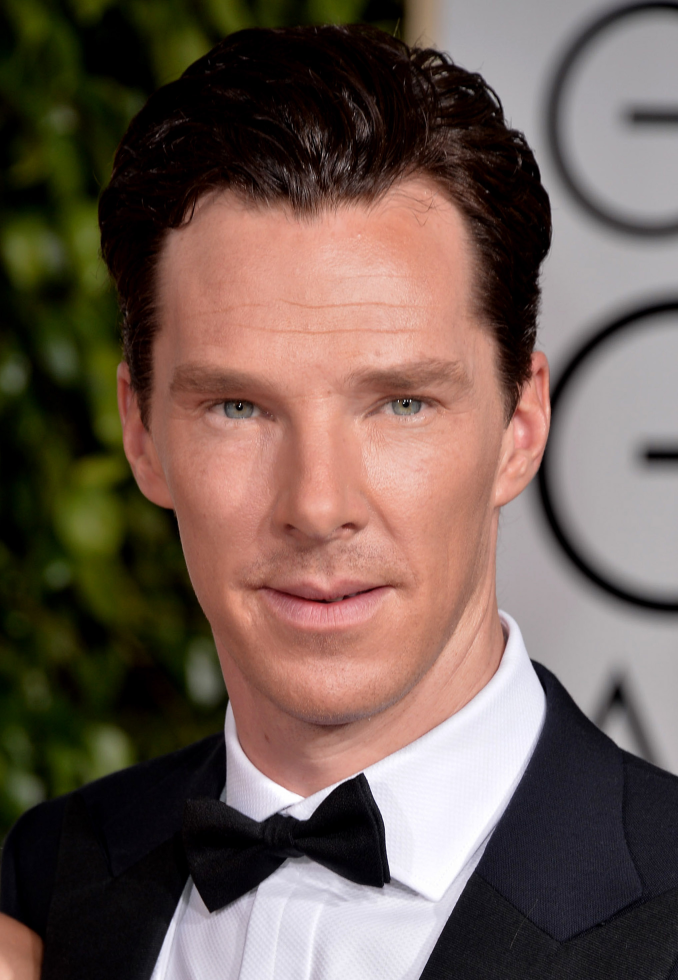
#> input picture Dataset/Train/Benedict Cumberbatch/1.jpg, 2034 x 2940 px (shown at 1/3 size); its folder holds 3 pictures in this run
$ python detector.py
#> lines starting #> are read from the running program, lines starting #| are printed output that depends on the picture
import cv2
import os
import numpy as np

face_cascade = cv2.CascadeClassifier('haarcascade_frontalface_default.xml')

face_list = [] #image list
class_list = [] #label list

train_path = 'Dataset/Train'
person_name = os.listdir(train_path)

for idx, name in enumerate(person_name):
    full_path = train_path + '/' + name

    for img_name in os.listdir(full_path):
        img_full_path = full_path + '/' + img_name
        img = cv2.imread(img_full_path, 0)
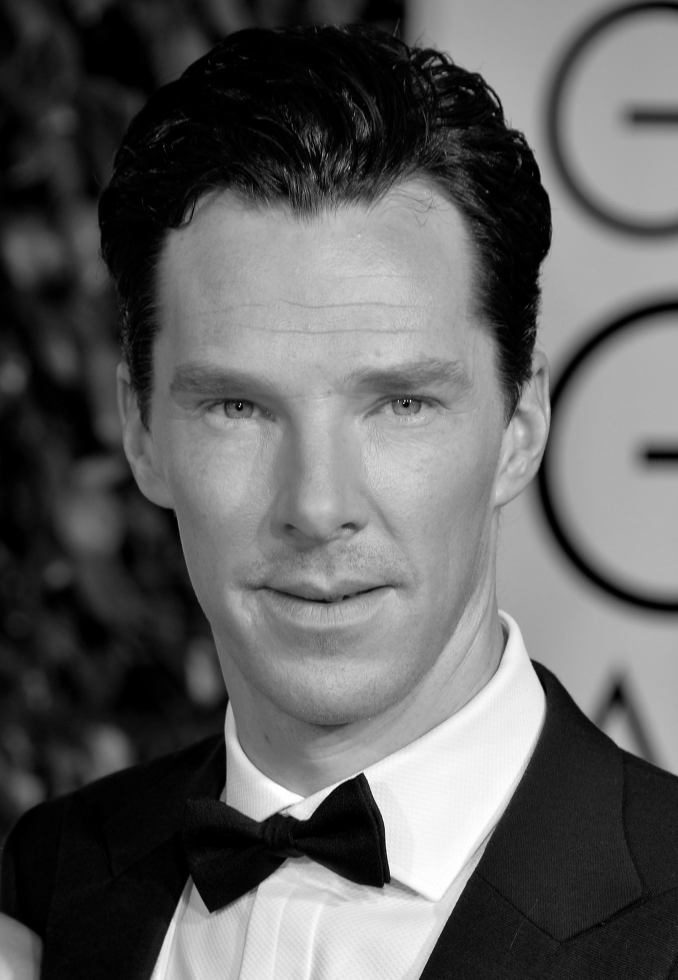
#> img: shape (2940, 2034) (shown at 1/3 size); min 0, max 255, mean 95.5

        detected_face = face_cascade.detectMultiScale(img, scaleFactor=1.2, minNeighbors=5)
#> detected_face = [[288, 680, 1351, 1351]]

        if len(detected_face) < 1:
            continue
        for face_rect in detected_face:
            x,y,h,w = face_rect
            face_img = img[y:y+h, x:x+w]
            # face_img = cv2.resize(img, (224,224))

            face_list.append(face_img)
            class_list.append(idx)
#> this loop made 1 pass
#> pass 1, `face_img = img[y:y+h, x:x+w]`:
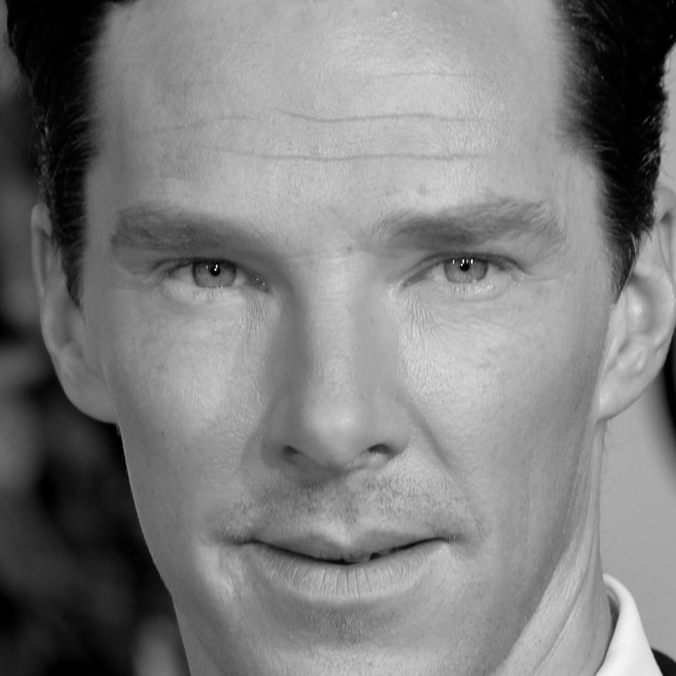
#> face_img: shape (1351, 1351) (shown at 1/2 size); min 0, max 255, mean 126.6
#> after the loop, class_list = [0]; face_list = 1 item
#> pass 2 of the loop `for idx, name in enumerate(person_name):`:
#> full_path = 'Dataset/Train/Donald Trump'
#> img_full_path = 'Dataset/Train/Donald Trump/1.jpg'
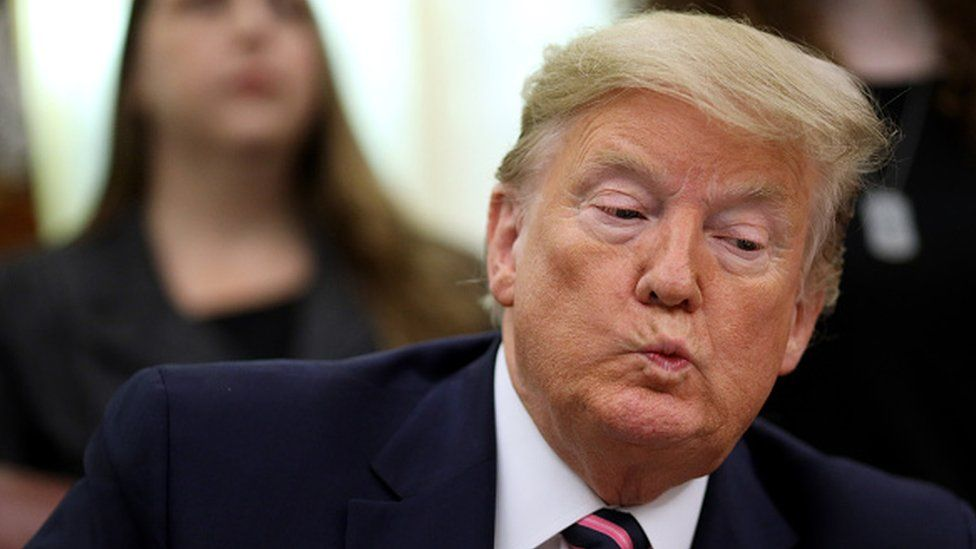
#> input picture Dataset/Train/Donald Trump/1.jpg, 976 x 549 px
#> `img = cv2.imread(img_full_path, 0)`:
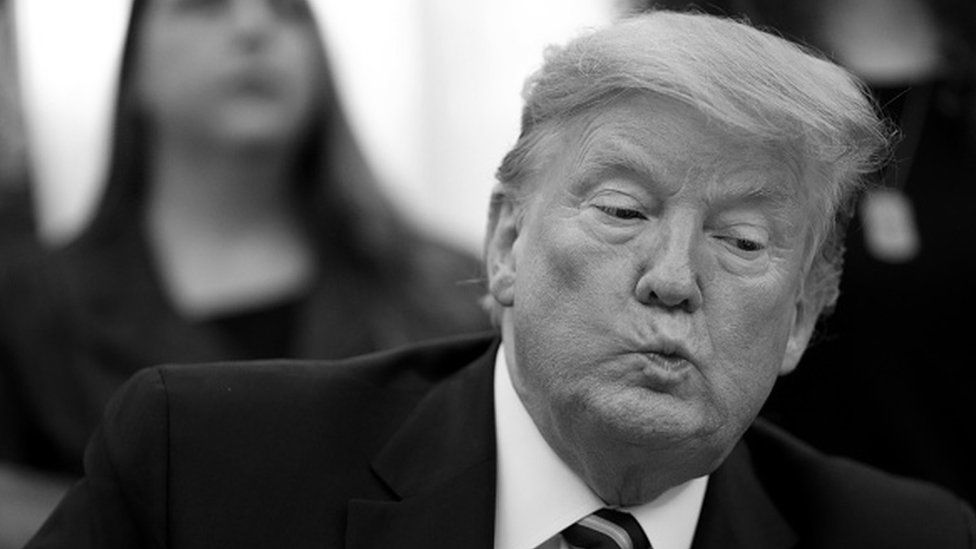
#> img: shape (549, 976); min 0, max 255, mean 90.3
#> detected_face = ()

face_recognizer = cv2.face.LBPHFaceRecognizer_create()
# face_recognizer = cv2.face.EigenFaceRecognizer_create()
# face_recognizer = cv2.face.FisherFaceRecognizer_create()
face_recognizer.train(face_list, np.array(class_list))


test_path1 = 'Dataset/Test/Room 1'

#> (the run stopped early here; a loop or call above may not have finished)
